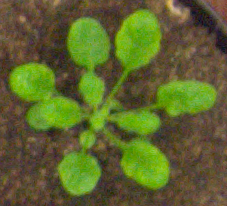
#> input picture HW3/ara2012_plant004_rgb.png, 227 x 206 px
$ jupyter execute hw3_input2.ipynb
#> lines starting #> are read from the running program, lines starting #| are printed output that depends on the picture; after the words box and inside, x2 and y2 are one past the last pixel; in counts of white or black regions, pixels touching at a corner belong together
[cell 1]
# Fatih Yiğitel, Barış Sinaplı
import cv2
import numpy as np
import matplotlib.pyplot as plt

# In this function we display color images
def display_image(img, title='Image', cmap=None):
    plt.imshow(img, cmap=cmap)
    plt.title(title)
    plt.axis('off')
    plt.show()

# In this function we display grayscale images
def display_image_gray(img, title='Image'):
    plt.imshow(img, cmap='gray')
    plt.title(title)
    plt.axis('off')
    plt.show()


#In this function we detect tle leaves and draw the circles with this function
#input_image: The image on which circles are detected.
#min_radius: The minimum radius of circles to be detected.
#max_radius: The maximum radius of circles to be detected.
#param1: The first method-specific parameter of the HoughCircles method.
#param2: The second method-specific parameter of the HoughCircles method.
#title: The title to be displayed when showing the image with detected circles.

def detect_and_draw_circles(input_image, min_radius, max_radius, param1, param2, title):
    # We detect circles with using HoughCircles method from library
    circles = cv2.HoughCircles(input_image, cv2.HOUGH_GRADIENT, 1, minDist=0.1, param1=param1, param2=param2, minRadius=min_radius, maxRadius=max_radius)

    # We create a copy of the original image to draw detected circles in here
    img_with_circles = img.copy()

    # In here we draw detected circles on the copy of the original image
    if circles is not None:
        circles = np.uint16(np.around(circles))
        for circle in circles[0, :]:
            center = (circle[0], circle[1])
            radius = circle[2]

            #we draaw the circle
            cv2.circle(img_with_circles, center, radius, (255, 0, 0), 2)

            #we draw the circle's center in here
            cv2.circle(img_with_circles, center, 2, (0, 255, 0), 3)

    # Lastly we show the image with detected circles
    display_image(img_with_circles, f'{title} (param1={param1}, param2={param2})')


#In here we use binary mask and we provide elimination of the circles with using binary mask in the eliminated_detect_and_draw_circles method

def eliminated_detect_and_draw_circles(input_image, binary_mask, min_radius, max_radius, param1, param2, title, area_ratio_threshold=0.9):
    # Detect circles using HoughCircles
    circles = cv2.HoughCircles(input_image, cv2.HOUGH_GRADIENT, 1, minDist=0.1, param1=param1, param2=param2, minRadius=min_radius, maxRadius=max_radius)

    #We create a copy of the original image to draw detected circles
    img_with_circles = input_image.copy()

    #We draw detected circles in the copy of the original image
    if circles is not None:
        circles = np.uint16(np.around(circles))
        for circle in circles[0, :]:
            center = (circle[0], circle[1])
            radius = circle[2]

            # we ignore the circle if its center is not in the plant area n here
            if binary_mask[center[1], center[0]] == 0:  # y first, x second for numpy array indexing
                continue

            # Later we eliminate circles if they don't have enough area within the plant's region
            # and we create a mask of the circle
            circle_mask = np.zeros(binary_mask.shape, dtype=np.uint8)
            cv2.circle(circle_mask, center, radius, 1, -1)  # -1 means filled circle

            # To calculate the ratio of the circle's area that falls within the plant area
            circle_area = np.sum(circle_mask)
            circle_plant_area = np.sum(binary_mask & circle_mask)
            area_ratio = circle_plant_area / circle_area if circle_area != 0 else 0

            # we ignore the circle if the area ratio is below the threshold
            if area_ratio < area_ratio_threshold:
                continue

            # In here we draw the circle
            cv2.circle(img_with_circles, center, radius, (255, 0, 0), 2)

            # IN here we draw the circle's center
            cv2.circle(img_with_circles, center, 2, (0, 255, 0), 3)

    # Display the image with detected circles
    display_image(img_with_circles, f'{title} (param1={param1}, param2={param2})')


# We do that same stesps in the first task, we read images and we convert floating points and we set to minimize the distance between each data point and its corresponding cluster center.
img = cv2.imread('ara2012_plant004_rgb.png')
#> img is the input picture: shape (206, 227, 3); mean B, G, R 45.2, 100.7, 94
img_float = np.float32(img)
pixels = img_float.reshape((-1, 3))
criteria = (cv2.TERM_CRITERIA_EPS + cv2.TERM_CRITERIA_MAX_ITER, 100, 0.2)


#We take this code from the first part

# To determine the correct parameter of the value of k we use segmentation with different numbers
for k in [2, 3, 4, 5]:
    # We applies k-means clustering with using kmeans function form library
    _, labels, centers = cv2.kmeans(pixels, k, None, criteria, 10, cv2.KMEANS_RANDOM_CENTERS)

    # we change the cluster centers back to 8-bit values
    centers = np.uint8(centers)

    # In here each pixel changed with the color of its cluster center
    segmented_img = centers[labels.flatten()].reshape(img.shape)

    # Later we shows segmented image
    display_image(segmented_img, f'Segmented Image with k={k}')
#> this loop made 4 passes
#> centers on passes 1 to 2: [[49, 73, 86], [35, 161, 109]], [[59, 86, 102], [34, 163, 109], [41, 64, 74]]
#> pass 1, `segmented_img = centers[labels.flatten()].reshape(img.shape)`:
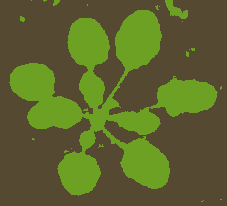
#> segmented_img: shape (206, 227, 3); mean B, G, R 44.7, 100.2, 93.1


print("To determine the k value we analyzded which is the best for the segmentation. we decided to k=3")


# We do that same stesps above
img = cv2.imread('ara2012_plant004_rgb.png')
img_float = np.float32(img)
pixels = img_float.reshape((-1, 3))
criteria = (cv2.TERM_CRITERIA_EPS + cv2.TERM_CRITERIA_MAX_ITER, 100, 0.2)

# Best value of h and use kmeans clustering
best_k = 3
_, labels, centers = cv2.kmeans(pixels, best_k, None, criteria, 10, cv2.KMEANS_RANDOM_CENTERS)
#> centers = [[60.04, 86.48, 102.7], [41.21, 64.11, 74.45], [34.16, 163.3, 109.6]]
centers = np.uint8(centers)
#> centers = [[60, 86, 102], [41, 64, 74], [34, 163, 109]]

# we finnd the label that corresponse to the plant segment that base on the green channel
plant_label = np.argmax(centers[:, 1])
#> plant_label = 2
# we assumes that the plant area has a higher green channel value

# In here to arrange the labels the labels are resahped to match the original image shape
labels_reshaped = labels.reshape(img.shape[:2])
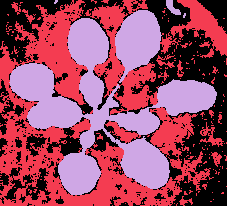
#> labels_reshaped: shape (206, 227) int32; 3 distinct labels, from 0 to 2; one colour per label, 0 black

# We create a binary mask that shows the plant segment
binary_mask = np.where(labels_reshaped == plant_label, 255, 0).astype('uint8')
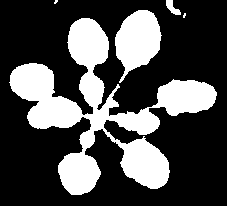
#> binary_mask: shape (206, 227); 29.6% white; 5 white regions (2 under 20 px), largest, box (x1, y1, x2, y2) and area: (9, 18, 217, 195) 11593, (115, 10, 162, 83) 2124, (166, 0, 181, 15) 115

# Lastly we get the binary mask of image
display_image_gray(binary_mask, 'Binary Mask of the Plant')


# We convert the binary mask to an 8-bit image
binary_mask_8bit = np.uint8(binary_mask * 255)

# Gaussian blur is applied in here  to reduce noise
blur = cv2.GaussianBlur(binary_mask_8bit, (9, 9), 2)
#> blur: shape (206, 227); values 0 (black) and 1 (white), 29.5% white; 4 white regions, box (x1, y1, x2, y2) and area: (10, 18, 170, 195) 9923, (115, 10, 161, 80) 2110, (154, 80, 217, 116) 1668, (166, 0, 180, 15) 110

#We compute the distance transform of the binary mask
dist_transform = cv2.distanceTransform(binary_mask_8bit, cv2.DIST_L2, 3)
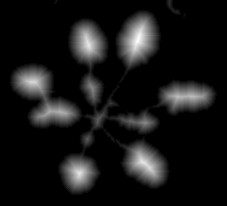
#> dist_transform: shape (206, 227) float32; min 0, max 21.91, mean 1.9; drawn with min black and max white

# We find the maximum value of the distance transform
max_value = np.max(dist_transform)
#> max_value = 21.91

# In here we display the distance transform
display_image_gray(dist_transform, 'Distance Transform')

# In here we assume that minRadius is half of the max radius and maxRadius is equal to max_value
minRadius = int(max_value / 2)
#> minRadius = 10
maxRadius = int(max_value)
#> maxRadius = 21

#print(minRadius)
#print(maxRadius)

# In here we call HoughCircles method the detect the cricles
circles = cv2.HoughCircles(blur, cv2.HOUGH_GRADIENT, 1, minDist=0.1, param1=50, param2=30, minRadius=minRadius, maxRadius=maxRadius)
#> circles = None

# We draw detected circles on the original image
if circles is not None:
    circles = np.uint16(np.around(circles))
    for circle in circles[0, :]:
        center = (circle[0], circle[1])
        radius = circle[2]

        # We draw the circle
        cv2.circle(img, center, radius, (255, 0, 0), 2)

        # We draw the circle's center
        cv2.circle(img, center, 2, (0, 255, 0), 3)

# In here we display the image with detected circles
display_image(img, 'Image with Detected Circles')

#We use lab colors we extarct*a, and display the unfiltered a* channel at last
lab_img = cv2.cvtColor(img, cv2.COLOR_BGR2Lab)
#> lab_img: shape (206, 227, 3); mean of channels 0, 1, 2 104.6, 118.5, 155.8
a_channel = lab_img[:, :, 1]
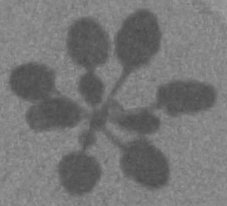
#> a_channel: shape (206, 227); min 71, max 158, mean 118.5
display_image(a_channel, 'Unfiltered a* Channel')

# We pply median filtering to the a* channel with a kernel size of 5
filtered_a_channel = cv2.medianBlur(a_channel, 5)

# We display the filtered a* channel
display_image(filtered_a_channel, 'Filtered a* Channel')

# Lastly we convert the filtered a* channel to an 8-bit image
filtered_a_channel_8bit = np.uint8(filtered_a_channel)


# we display the detection of the results

# First detection result
detect_and_draw_circles(filtered_a_channel_8bit, minRadius, maxRadius, param1=40, param2=10, title='Detection Result 1')
#> in detect_and_draw_circles, `circles = cv2.HoughCircles(input_image, cv2.HOUGH_GRADIENT, 1, minDist..`: circles = 186 rows, first 8: [87.5, 49.5, 20.4], [31.5, 80.5, 20.4], [124.5, 126.5, 20.4], [28.5, 81.5, 18.2], [150.5, 170.5, 18.2], [74.5, 78.5, 20.4], [35.5, 81.5, 20.4], [79.5, 172.5, 20.4]
#> in detect_and_draw_circles, `circles = np.uint16(np.around(circles))`: circles = 186 rows, first 8: [88, 50, 20], [32, 80, 20], [124, 126, 20], [28, 82, 18], [150, 170, 18], [74, 78, 20], [36, 82, 20], [80, 172, 20]
#> the loop in detect_and_draw_circles, `for circle in circles[0, :]:` made 186 passes

# Second detection result
detect_and_draw_circles(filtered_a_channel_8bit, minRadius, maxRadius, param1=80, param2=10, title='Detection Result 2')
#> in detect_and_draw_circles (call 2), `circles = cv2.HoughCircles(input_image, cv2.HOUGH_GRADIENT, 1, minDist..`: circles = 83 rows, first 8: [25.5, 80.5, 16.7], [28.5, 81.5, 19.3], [150.5, 170.5, 18.2], [79.5, 172.5, 20.4], [74.5, 78.5, 20.4], [75.5, 172.5, 20.4], [96.5, 86.5, 18.1], [40.5, 116.5, 15.2]
#> in detect_and_draw_circles (call 2), `circles = np.uint16(np.around(circles))`: circles = 83 rows, first 8: [26, 80, 17], [28, 82, 19], [150, 170, 18], [80, 172, 20], [74, 78, 20], [76, 172, 20], [96, 86, 18], [40, 116, 15]
#> the loop in detect_and_draw_circles (call 2), `for circle in circles[0, :]:` made 83 passes

# Third detection result
detect_and_draw_circles(filtered_a_channel_8bit, minRadius, maxRadius, param1=80, param2=15, title='Detection Result 3')
#> call 3 of detect_and_draw_circles, with min_radius = 10, max_radius = 21, param1 = 80, param2 = 15, title = 'Detection Result 3'
#> in detect_and_draw_circles (call 3), `circles = cv2.HoughCircles(input_image, cv2.HOUGH_GRADIENT, 1, minDist..`: circles = [[89.5, 84.5, 12.2], [200.5, 96.5, 15.5], [202.5, 95.5, 14.4], [92.5, 85.5, 14.7], [203.5, 96.5, 12.5], [78.5, 177.5, 18.2], [89.5, 87.5, 14.7], [201.5, 94.5, 14.7], [204.5, 95.5, 12]]
#> in detect_and_draw_circles (call 3), `circles = np.uint16(np.around(circles))`: circles = [[90, 84, 12], [200, 96, 16], [202, 96, 14], [92, 86, 15], [204, 96, 12], [78, 178, 18], [90, 88, 15], [202, 94, 15], [204, 96, 12]]
#> the loop in detect_and_draw_circles (call 3), `for circle in circles[0, :]:` made 9 passes
#> after the loop in detect_and_draw_circles (call 3), `for circle in circles[0, :]:`:
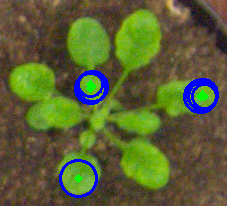
#> img_with_circles: shape (206, 227, 3); 3.75% of pixels changed, all inside (x1, y1, x2, y2) = (59, 70, 219, 198)


# First detection result
eliminated_detect_and_draw_circles(filtered_a_channel_8bit, binary_mask, minRadius, maxRadius, param1=40, param2=10, title='eliminated Detection Result 1')
#> in eliminated_detect_and_draw_circles, `circles = cv2.HoughCircles(input_image, cv2.HOUGH_GRADIENT, 1, minDist..`: circles = 186 rows, first 8: [87.5, 49.5, 20.4], [31.5, 80.5, 20.4], [124.5, 126.5, 20.4], [28.5, 81.5, 18.2], [150.5, 170.5, 18.2], [74.5, 78.5, 20.4], [35.5, 81.5, 20.4], [79.5, 172.5, 20.4]
#> in eliminated_detect_and_draw_circles, `circles = np.uint16(np.around(circles))`: circles = 186 rows, first 8: [88, 50, 20], [32, 80, 20], [124, 126, 20], [28, 82, 18], [150, 170, 18], [74, 78, 20], [36, 82, 20], [80, 172, 20]
#> the loop in eliminated_detect_and_draw_circles, `for circle in circles[0, :]:` made 186 passes
#> (center, radius) on passes 6, 15, 19: ((74, 78), 20), ((98, 146), 20), ((104, 140), 20)
#> after the loop in eliminated_detect_and_draw_circles, `for circle in circles[0, :]:`: circle_mask: shape (206, 227); values 0 (black) and 1 (white), 0.94% white; 1 white region, box (x1, y1, x2, y2) and area: (70, 32, 95, 57) 441
#> after the loop in eliminated_detect_and_draw_circles, `for circle in circles[0, :]:`:
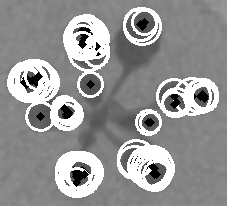
#> img_with_circles: shape (206, 227); min 0, max 255, mean 149.4

# Second detection result
eliminated_detect_and_draw_circles(filtered_a_channel_8bit, binary_mask, minRadius, maxRadius, param1=80, param2=10, title='eliminated Detection Result 2')
#> call 2 of eliminated_detect_and_draw_circles, with min_radius = 10, max_radius = 21, param1 = 80, param2 = 10, title = 'eliminated Detection Result 2', area_ratio_threshold = 0.9
#> in eliminated_detect_and_draw_circles (call 2), `circles = cv2.HoughCircles(input_image, cv2.HOUGH_GRADIENT, 1, minDist..`: circles = 83 rows, first 8: [25.5, 80.5, 16.7], [28.5, 81.5, 19.3], [150.5, 170.5, 18.2], [79.5, 172.5, 20.4], [74.5, 78.5, 20.4], [75.5, 172.5, 20.4], [96.5, 86.5, 18.1], [40.5, 116.5, 15.2]
#> in eliminated_detect_and_draw_circles (call 2), `circles = np.uint16(np.around(circles))`: circles = 83 rows, first 8: [26, 80, 17], [28, 82, 19], [150, 170, 18], [80, 172, 20], [74, 78, 20], [76, 172, 20], [96, 86, 18], [40, 116, 15]
#> the loop in eliminated_detect_and_draw_circles (call 2), `for circle in circles[0, :]:` made 83 passes
#> circle on passes 37 to 48: [200, 94, 17], [90, 88, 15], [108, 68, 15], [154, 172, 15], [96, 146, 13], [66, 82, 13], [92, 88, 12], [82, 170, 20], [140, 86, 20], [96, 48, 18], [74, 170, 18], [92, 88, 17]
#> (center, radius) on passes 5, 17, 19, 30, 32, 33: ((74, 78), 20), ((108, 70), 13), ((130, 90), 17), ((106, 68), 17), ((68, 80), 14), ((110, 72), 13)
#> after the loop in eliminated_detect_and_draw_circles (call 2), `for circle in circles[0, :]:`: circle_mask: shape (206, 227); values 0 (black) and 1 (white), 0.94% white; 1 white region, box (x1, y1, x2, y2) and area: (132, 10, 157, 35) 441
#> after the loop in eliminated_detect_and_draw_circles (call 2), `for circle in circles[0, :]:`:
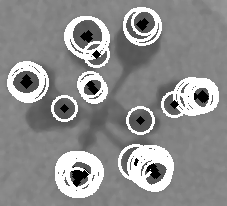
#> img_with_circles: shape (206, 227); min 0, max 255, mean 142.4

# Third detection result
eliminated_detect_and_draw_circles(filtered_a_channel_8bit, binary_mask, minRadius, maxRadius, param1=80, param2=15, title='eliminated Detection Result 3')
#> call 3 of eliminated_detect_and_draw_circles, with min_radius = 10, max_radius = 21, param1 = 80, param2 = 15, title = 'eliminated Detection Result 3', area_ratio_threshold = 0.9
#> the loop in eliminated_detect_and_draw_circles (call 3), `for circle in circles[0, :]:` made 9 passes
#> after the loop in eliminated_detect_and_draw_circles (call 3), `for circle in circles[0, :]:`:
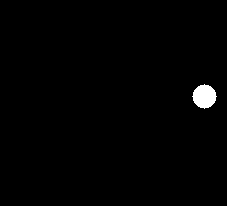
#> circle_mask: shape (206, 227); values 0 (black) and 1 (white), 0.94% white; 1 white region, box (x1, y1, x2, y2) and area: (192, 84, 217, 109) 441
#> after the loop in eliminated_detect_and_draw_circles (call 3), `for circle in circles[0, :]:`:
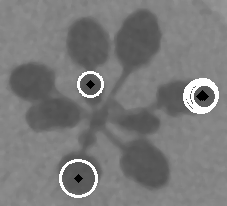
#> img_with_circles: shape (206, 227); min 0, max 255, mean 122.1

$ run again, with HW3/ara2012_plant009_rgb.png copied over HW3/ara2012_plant004_rgb.png
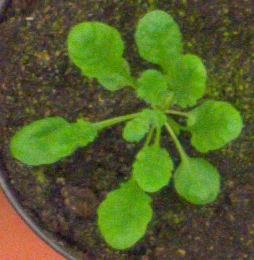
#> input picture HW3/ara2012_plant009_rgb.png, 254 x 260 px
#> img is the input picture: shape (260, 254, 3); mean B, G, R 41.5, 96, 83.7
#> the loop `for k in [2, 3, 4, 5]:` made 4 passes
#> centers on passes 1 to 3: [[40, 148, 107], [42, 64, 69]], [[42, 64, 69], [34, 153, 97], [82, 112, 186]], [[33, 155, 97], [35, 56, 59], [81, 113, 194], [52, 79, 85]]
#> `_, labels, centers = cv2.kmeans(pixels, best_k, None, criteria, 10, cv..`: centers = [[82.13, 112.5, 186.3], [42.43, 64.89, 69.58], [34.33, 154, 97.65]]
#> `centers = np.uint8(centers)`: centers = [[82, 112, 186], [42, 64, 69], [34, 153, 97]]
#> plant_label = 2
#> labels_reshaped: shape (260, 254) int32; 3 distinct labels, from 0 to 2
#> binary_mask: shape (260, 254); 32.7% white; 129 white regions (126 under 20 px), largest, box (x1, y1, x2, y2) and area: (10, 6, 244, 250) 21053, (35, 173, 45, 183) 47, (40, 52, 47, 59) 29
#> blur: shape (260, 254); values 0 (black) and 1 (white), 32.1% white; 6 white regions (3 under 20 px), largest, box (x1, y1, x2, y2) and area: (10, 8, 220, 249) 18856, (173, 100, 243, 153) 2273, (38, 175, 44, 181) 31
#> max_value = 25.78
#> minRadius = 12
#> maxRadius = 25
#> `circles = cv2.HoughCircles(blur, cv2.HOUGH_GRADIENT, 1, minDist=0.1, p..`: circles = None
#> lab_img: shape (260, 254, 3); mean of channels 0, 1, 2 98.5, 116.2, 154.8
#> in detect_and_draw_circles, `circles = cv2.HoughCircles(input_image, cv2.HOUGH_GRADIENT, 1, minDist..`: circles = 249 rows, first 8: [199.5, 182.5, 22.1], [153.5, 168.5, 21.1], [218.5, 122.5, 22.2], [195.5, 179.5, 23.3], [89.5, 44.5, 24.4], [148.5, 168.5, 24.4], [157.5, 32.5, 22.2], [155.5, 36.5, 24.4]
#> in detect_and_draw_circles, `circles = np.uint16(np.around(circles))`: circles = 249 rows, first 8: [200, 182, 22], [154, 168, 21], [218, 122, 22], [196, 180, 23], [90, 44, 24], [148, 168, 24], [158, 32, 22], [156, 36, 24]
#> the loop in detect_and_draw_circles, `for circle in circles[0, :]:` made 249 passes
#> in detect_and_draw_circles (call 2), `circles = cv2.HoughCircles(input_image, cv2.HOUGH_GRADIENT, 1, minDist..`: circles = 89 rows, first 8: [195.5, 180.5, 23.3], [199.5, 182.5, 22.1], [89.5, 44.5, 24.4], [199.5, 179.5, 24.4], [157.5, 32.5, 22.2], [220.5, 122.5, 21], [25.5, 145.5, 16.9], [193.5, 177.5, 23.3]
#> in detect_and_draw_circles (call 2), `circles = np.uint16(np.around(circles))`: circles = 89 rows, first 8: [196, 180, 23], [200, 182, 22], [90, 44, 24], [200, 180, 24], [158, 32, 22], [220, 122, 21], [26, 146, 17], [194, 178, 23]
#> the loop in detect_and_draw_circles (call 2), `for circle in circles[0, :]:` made 89 passes
#> in detect_and_draw_circles (call 3), `circles = cv2.HoughCircles(input_image, cv2.HOUGH_GRADIENT, 1, minDist..`: circles = 13 rows, first 8: [195.5, 180.5, 23.3], [89.5, 44.5, 24.4], [199.5, 179.5, 24.4], [220.5, 122.5, 21], [25.5, 145.5, 16.9], [26.5, 144.5, 18.3], [196.5, 178.5, 24.4], [187.5, 70.5, 17.7]
#> in detect_and_draw_circles (call 3), `circles = np.uint16(np.around(circles))`: circles = 13 rows, first 8: [196, 180, 23], [90, 44, 24], [200, 180, 24], [220, 122, 21], [26, 146, 17], [26, 144, 18], [196, 178, 24], [188, 70, 18]
#> in eliminated_detect_and_draw_circles, `circles = cv2.HoughCircles(input_image, cv2.HOUGH_GRADIENT, 1, minDist..`: circles = 249 rows, first 8: [199.5, 182.5, 22.1], [153.5, 168.5, 21.1], [218.5, 122.5, 22.2], [195.5, 179.5, 23.3], [89.5, 44.5, 24.4], [148.5, 168.5, 24.4], [157.5, 32.5, 22.2], [155.5, 36.5, 24.4]
#> in eliminated_detect_and_draw_circles, `circles = np.uint16(np.around(circles))`: circles = 249 rows, first 8: [200, 182, 22], [154, 168, 21], [218, 122, 22], [196, 180, 23], [90, 44, 24], [148, 168, 24], [158, 32, 22], [156, 36, 24]
#> the loop in eliminated_detect_and_draw_circles, `for circle in circles[0, :]:` made 249 passes
#> (center, radius) on passes 12, 16, 23: ((164, 128), 21), ((118, 146), 22), ((68, 178), 22)
#> in eliminated_detect_and_draw_circles (call 2), `circles = cv2.HoughCircles(input_image, cv2.HOUGH_GRADIENT, 1, minDist..`: circles = 89 rows, first 8: [195.5, 180.5, 23.3], [199.5, 182.5, 22.1], [89.5, 44.5, 24.4], [199.5, 179.5, 24.4], [157.5, 32.5, 22.2], [220.5, 122.5, 21], [25.5, 145.5, 16.9], [193.5, 177.5, 23.3]
#> in eliminated_detect_and_draw_circles (call 2), `circles = np.uint16(np.around(circles))`: circles = 89 rows, first 8: [196, 180, 23], [200, 182, 22], [90, 44, 24], [200, 180, 24], [158, 32, 22], [220, 122, 21], [26, 146, 17], [194, 178, 23]
#> the loop in eliminated_detect_and_draw_circles (call 2), `for circle in circles[0, :]:` made 89 passes
#> circle on passes 31 to 38: [192, 180, 24], [162, 150, 21], [190, 176, 21], [160, 150, 21], [28, 144, 19], [24, 146, 15], [130, 116, 22], [186, 74, 21]
#> after the loop in eliminated_detect_and_draw_circles (call 2), `for circle in circles[0, :]:`:
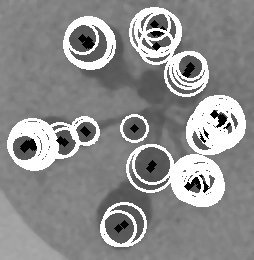
#> img_with_circles: shape (260, 254); min 0, max 255, mean 142.5
#> the loop in eliminated_detect_and_draw_circles (call 3), `for circle in circles[0, :]:` made 13 passes
#> after the loop in eliminated_detect_and_draw_circles (call 3), `for circle in circles[0, :]:`:
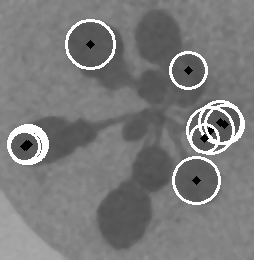
#> img_with_circles: shape (260, 254); min 0, max 255, mean 123.2
